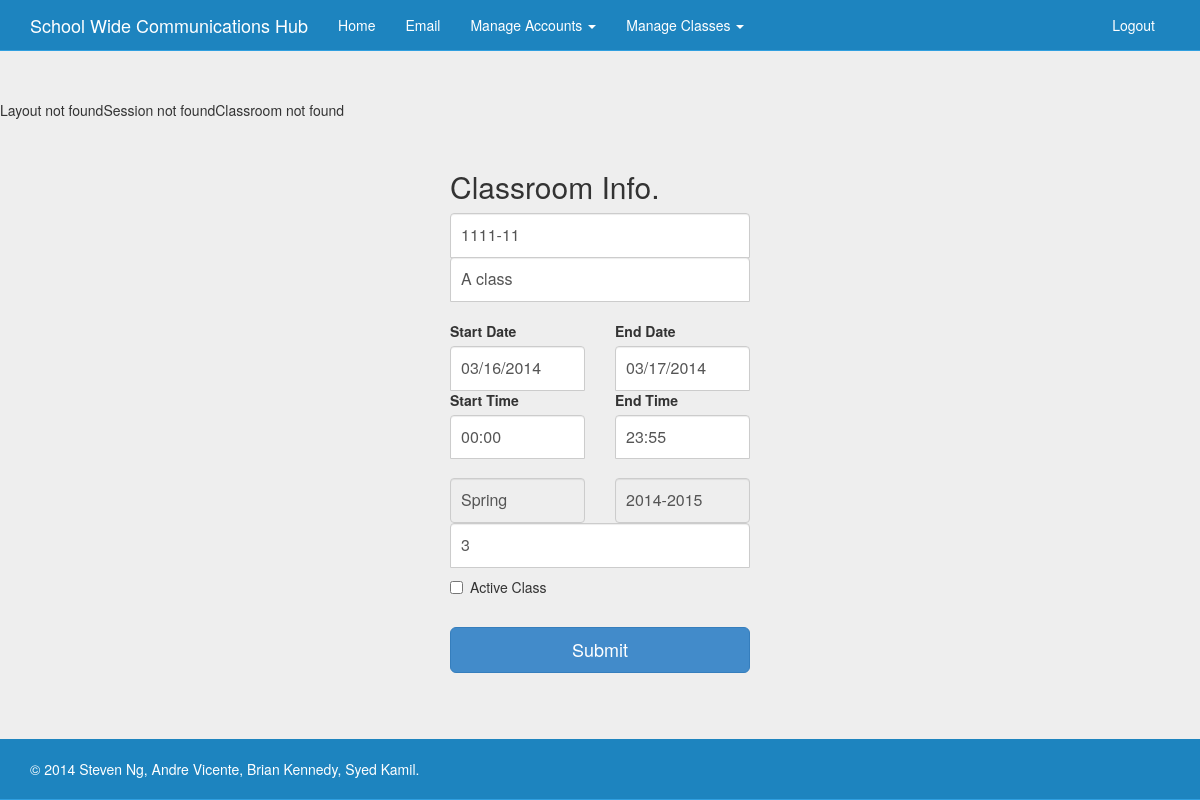
The page /admin/editClass.php?classid=3 (signed in) on the database its author committed.
### tables this page shows
CREATE TABLE IF NOT EXISTS `classroom` (
  `classID` int(10) NOT NULL AUTO_INCREMENT,
  `course_number` varchar(9) NOT NULL,
  `course_name` varchar(25) NOT NULL,
  `start_date` date NOT NULL,
  `end_date` date NOT NULL,
  `start_time` time NOT NULL,
  `end_time` time NOT NULL,
  `semester` varchar(6) NOT NULL,
  `year` varchar(9) NOT NULL,
  `teacherID` int(10) NOT NULL,
  `forumName` varchar(16) NOT NULL,
  `status` tinyint(1) NOT NULL,
  PRIMARY KEY (`classID`)
);

### classes/session.php (called while the page is built, shortened)
<?php
require_once dirname(dirname(__FILE__)) . '\AutoLoader.php';
class Session
{
	private $userID, $userName, $userType, $firstName, $lastName, $database;
	public function __construct(array $userData, PDO $db)
	{
		$this->userType = $userData['sess_role'];
		$this->database = $db;
	}
	public function getUserTypeFormatted()
	{
		$stmt =  $this->database->query('SELECT description FROM role WHERE role = "' . $this->userType . '"');
		$result = $stmt->fetchAll(PDO::FETCH_ASSOC);
		return $result[0]['description'];
	}
}
?>

### classes/classroom.php (called while the page is built, shortened)
<?php
class Classroom
{
	private $classID, $course_number, $course_name, $start_date, $end_date, $start_time, $end_time, $semester, $year, $teacherID, $teacherUser, $teacherFirst, $teacherLast, $forumName, $status, $database;
	public function __construct($classInfo, $teacherInfo, PDO $db)
	{
		$this->course_number = $classInfo['course_number'];
		$this->course_name = $classInfo['course_name'];
		$this->start_date = $classInfo['start_date'];
		$this->end_date = $classInfo['end_date'];
		$this->start_time = $classInfo['start_time'];
		$this->end_time = $classInfo['end_time'];
		$this->semester = $classInfo['semester'];
		$this->year = $classInfo['year'];
		$this->teacherID = $classInfo['teacherID'];
	}
	public function getCourseNumber()
	{
		return $this->course_number;
	}
	public function getCourseName()
	{
		return $this->course_name;
	}
	public function getStartDateFormatted2()
	{
		$date = Date('m/d/Y', strtotime($this->start_date));
		return $date;
	}
	public function getEndDateFormatted2()
	{
		$date = Date('m/d/Y', strtotime($this->end_date));
		return $date;
	}
	public function getStartTimeFormatted()
	{
		$time = Date('H:i', strtotime($this->start_time));
		return $time;
	}
	public function getEndTimeFormatted()
	{
		$time = Date('H:i', strtotime($this->end_time));
		return $time;
	}
	public function getSemester()
	{
		return $this->semester;
	}
	public function getSchoolYear()
	{
		return $this->year;
	}
	public function getTeacherID()
	{
		return $this->teacherID;
	}
}
?>

### admin/editClass.php (the view, shortened to what this page needs)
<html>
<?php
require_once dirname(dirname(__FILE__)) . '\AutoLoader.php';
$classid = $_GET['classid'] or die(header('Location: error.php'));
$layout = new Layout();
$database = new PDO('mysql:host=localhost;dbname=sms;charset=utf8', 'root', '');
$session = new Session($_SESSION, $database);
$class = $database->query('SELECT * FROM classroom WHERE classID =' . $classid . '');
$result = $class->fetchAll(PDO::FETCH_ASSOC);
$stmt =  $database->query('SELECT username, firstname, lastname FROM teacher WHERE accountID = "' . $result[0]['teacherID'] . '"');
$teacher = $stmt->fetchAll(PDO::FETCH_ASSOC);
$classroom = new Classroom($result[0], $teacher, $database);
echo $layout->loadFixedMainNavBar($session->getUserTypeFormatted(), 'Edit Class Form', '../');
?>
	<link href="../bootstrap/css/classroomForm.css" rel="stylesheet">
	<link href="../bootstrap/css/jquery-ui-1.10.4.custom.css" rel="stylesheet">
	<link href="../bootstrap/css/jquery.ui.timepicker.css" rel="stylesheet">
	<div class="formDiv" id="result">
	<form name ="register" id="register-form" class="form-signin" action="#" method="post">
		<h2 class="form-signin-heading">Classroom Info.</h2>
		<div class="control-group">
			<input type="text" class="form-control" name="courseNum" id="courseNum" value="<?php echo $classroom->getCourseNumber(); ?>" placeholder="Course Number" autofocus/>
		</div>
		<div class="control-group">
			<input type="text" class="form-control" name="courseName" id="courseName" value="<?php echo $classroom->getCourseName(); ?>" placeholder="Course Name"/>
		</div>
		<br />
		<div class="row">
			<div class="col-xs-6 col-md-6">
				<div class="control-group">
					<label for="startDate">Start Date</label>
					<input type="text" class="form-control date" name="startDate" id="startDate" value="<?php echo $classroom->getStartDateFormatted2(); ?>" placeholder="Date"/>
				</div>
			</div>
			<div class="col-xs-6 col-md-6">
				<div class="control-group">
					<label for="endDate">End Date</label>
					<input type="text" class="form-control date" name="endDate" id="endDate" value="<?php echo $classroom->getEndDateFormatted2(); ?>" placeholder="Date"/>
				</div>
			</div>
		</div>
		<div class="row">
			<div class="col-xs-6 col-md-6">
				<div class="control-group">
					<label for="startTime">Start Time</label>
					<input type="text" class="form-control time" name="startTime" id="startTime" value="<?php echo $classroom->getStartTimeFormatted(); ?>" placeholder="Time"/>
				</div>
			</div>
			<div class="col-xs-6 col-md-6">
				<div class="control-group">
					<label for="endTime">End Time</label>
					<input type="text" class="form-control time" name="endTime" id="endTime" value="<?php echo $classroom->getEndTimeFormatted(); ?>" placeholder="Time"/>
				</div>
			</div>
		</div>
		<br />
		<div class="row">
			<div class="col-xs-6 col-md-6">
				<div class="control-group">
					<input id="semester" name="semester" class="form-control" value="<?php echo $classroom->getSemester(); ?>" placeholder="Semester" readonly></input>
				</div>
			</div>
			<div class="col-xs-6 col-md-6">
				<div class="control-group">
					<input id="schoolYear" name="schoolYear" class="form-control" value="<?php echo $classroom->getSchoolYear(); ?>" placeholder="School Year" readonly></input>
				</div>
			</div>
		</div>
		<div class="control-group">
			<input id="username" name="username" type="text" class="form-control" value="<?php echo $classroom->getTeacherID(); ?>" placeholder="Assigned Teacher's Username">
		</div>
		<div class="checkbox">
			<label>
				<?php ($classroom->getStatus() ? $check = '<input name="status" id="status" type="checkbox" checked> Active Class' : $check = '<input name="status" id="status" type="checkbox"> Active Class');
				echo $check;?>
			</label>
		</div>
		<br />
		<button class="btn btn-lg btn-primary btn-block" type="submit" name="submit" value="Register">Submit</button>
	</form>
</div>
<?php
	echo $layout->loadFooter('../');
?>
</html>

### rows shown on the page
classroom: courseNum "1111-11", courseName "A class", startDate "03/16/2014", endDate "03/17/2014", startTime "00:00", endTime "23:55", semester "Spring", schoolYear "2014-2015", username "3"

### other values the page prints
$object "Session Classroom"
